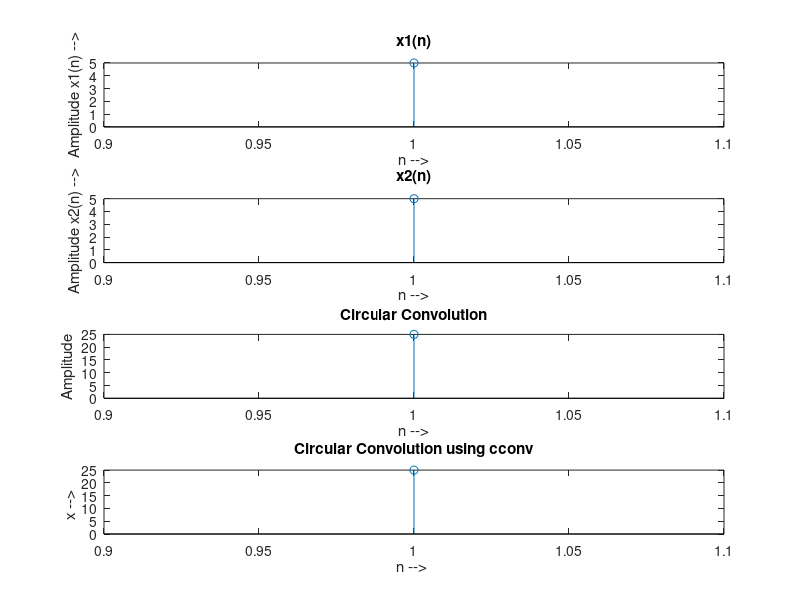

Reproduce this figure in MATLAB.
clc
clear all

x1 = input('Enter the values in x1 ->')
x2 = input('Enter the values in x2 ->')

new_len = max(length(x1),length(x2))
Z=cconv(x1,x2,new_len)
conv_len = length(x1) + length(x2) - 1

x1 = [x1, zeros(1, conv_len - length(x1))]
x2 = [x2, zeros(1, conv_len - length(x2))]
y = zeros(1, conv_len);

for n = 1:conv_len
    for i = 1 : n
        y(n) = y(n) + x1(i)*x2(n-i+1)
    end
end

C=zeros(1,new_len)
for m = 1:conv_len
    if m<=new_len
        C(m)=C(m)+y(m)
    else
        C(m-new_len)=C(m-new_len)+y(m)
    end
end

subplot(4, 1, 1);
stem(x1);
xlabel('n -->');
ylabel('Amplitude x1(n) -->');
title('x1(n)');

subplot(4, 1, 2);
stem(x2);
xlabel('n -->');
ylabel('Amplitude x2(n) -->');
title('x2(n)');

subplot(4, 1, 3);
stem(C);
xlabel('n -->');
ylabel('Amplitude');
title('Circular Convolution' );

subplot(4,1,4)
stem(Z)
title('Circular Convolution using cconv')
xlabel('n --> ')
ylabel('x --> ')